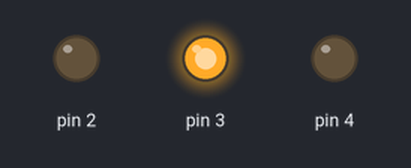
Recording of a sketch running on a simulated Arduino Uno, built with avr-gcc and run on an emulated ATmega328P. Parts: output pins drawn as LEDs (lit = HIGH).

Above: at 0.05 s.
At 0.2 s:
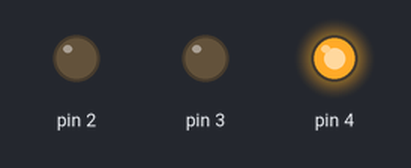
At 0.65 s:
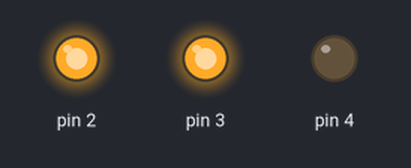
At 1.35 s:
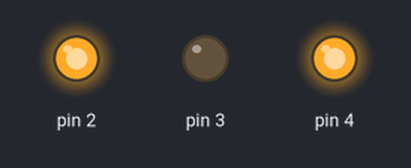
At 2.75 s:
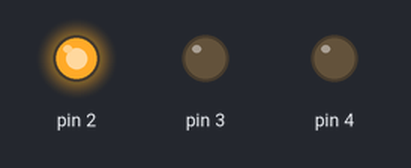
Timing chart, 0 to 3.0 s (numbered marks = the images above):
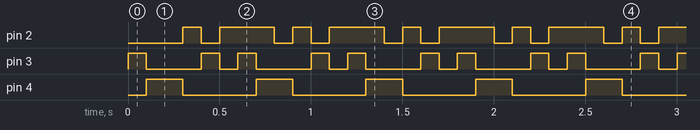

Measured:
- by itself, pin 2: repeats every 0.60 s: LOW 0.10 s, HIGH 0.30 s, LOW 0.10 s, HIGH 0.10 s
- by itself, pin 3: repeats every 0.60 s: LOW 0.30 s, HIGH 0.10 s, LOW 0.10 s, HIGH 0.10 s
- by itself, pin 4: alternates HIGH for 0.20 s and LOW for 0.40 s

The sketch:

6LEDs.ino
```cpp
int delaya = 100;

void setup() {
  // put your setup code here, to run once:

}

void charlie(int a, int b){
  if(b == 2){
    pinMode(a, INPUT);
  }
  else{
    pinMode(a, OUTPUT);
    digitalWrite(a, b);
  }
}

void loop() {
charlie(2, 2);
charlie(3, 1);
charlie(4, 0);
delay(delaya);
charlie(2, 2);
charlie(3, 0);
charlie(4, 1);
delay(delaya);
charlie(2, 0);
charlie(3, 2);
charlie(4, 1);
delay(delaya);
charlie(2, 1);
charlie(3, 2);
charlie(4, 0);
delay(delaya);
charlie(2, 0);
charlie(3, 1);
charlie(4, 2);
delay(delaya);
charlie(2, 1);
charlie(3, 0);
charlie(4, 2);
delay(delaya);
}
```
